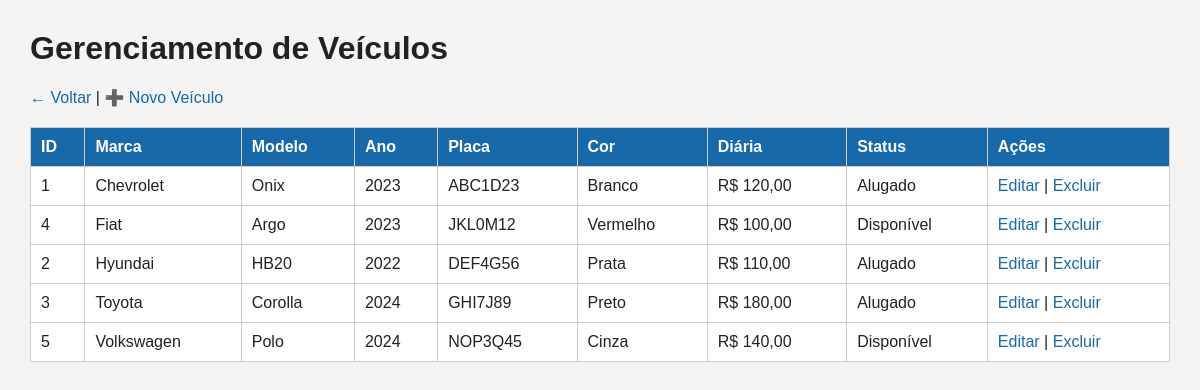
Screenshot of /veiculos.php (signed in) with the database file from the repository.
### tables this page shows
CREATE TABLE veiculos (
    id INT AUTO_INCREMENT PRIMARY KEY,
    placa VARCHAR(10) NOT NULL UNIQUE,
    modelo VARCHAR(100) NOT NULL,
    marca VARCHAR(100) NOT NULL,
    ano INT NOT NULL,
    cor VARCHAR(50),
    valor_diaria DECIMAL(10,2) NOT NULL,
    status ENUM('Disponível', 'Alugado', 'Manutenção') NOT NULL DEFAULT 'Disponível',
    criado_em TIMESTAMP DEFAULT CURRENT_TIMESTAMP
);

### conexao.php (called while the page is built, shortened)
<?php
function e($valor)
{
    return htmlspecialchars((string) $valor, ENT_QUOTES, "UTF-8");
}
function dinheiro($valor)
{
    return "R$ " . number_format((float) $valor, 2, ",", ".");
}

### veiculos.php (the view, shortened to what this page needs)
<?php
require_once "auth.php";
$veiculos = $pdo->query("SELECT * FROM veiculos ORDER BY marca, modelo")->fetchAll();
?>
<!DOCTYPE html>
<html lang="pt-br">
<head>
<link rel="stylesheet" href="estilo.css">
</head>
<body>
<h1>Gerenciamento de Veículos</h1>
<div class="topo">
    <a href="index.php">← Voltar</a> |
    <a href="veiculos_inserir.php">➕ Novo Veículo</a>
</div>
<table>
<tr>
    <th>ID</th><th>Marca</th><th>Modelo</th><th>Ano</th><th>Placa</th>
    <th>Cor</th><th>Diária</th><th>Status</th><th>Ações</th>
</tr>
<?php foreach ($veiculos as $v): ?>
<tr>
    <td><?= (int) $v["id"] ?></td>
    <td><?= e($v["marca"]) ?></td>
    <td><?= e($v["modelo"]) ?></td>
    <td><?= (int) $v["ano"] ?></td>
    <td><?= e($v["placa"]) ?></td>
    <td><?= e($v["cor"]) ?></td>
    <td><?= dinheiro($v["valor_diaria"]) ?></td>
    <td><?= e($v["status"]) ?></td>
    <td>
        <a href="veiculos_editar.php?id=<?= (int) $v["id"] ?>">Editar</a>
        |
        <a href="veiculos_apagar.php?id=<?= (int) $v["id"] ?>"
           onclick="return confirm('Deseja realmente excluir este veículo?')">Excluir</a>
    </td>
</tr>
<?php endforeach; ?>
</table>
</body>
</html>

### estilo.css (style rules this page uses)
body { font-family: Arial, sans-serif; margin: 0; padding: 30px; background: #f4f4f4; color: #222; }
h1 { margin-top: 0; }
a { color: #1769aa; text-decoration: none; }
table { width: 100%; border-collapse: collapse; background: white; }
th, td { border: 1px solid #ccc; padding: 10px; text-align: left; }
th { background: #1769aa; color: white; }
.topo { margin-bottom: 20px; }

### rows the page displays
veiculos: id "1", marca "Chevrolet", modelo "Onix", ano "2023", placa "ABC1D23", cor "Branco", valor_diaria "R$ 120,00", status "Alugado"
veiculos: id "4", marca "Fiat", modelo "Argo", ano "2023", placa "JKL0M12", cor "Vermelho", valor_diaria "R$ 100,00", status "Disponível"
veiculos: id "2", marca "Hyundai", modelo "HB20", ano "2022", placa "DEF4G56", cor "Prata", valor_diaria "R$ 110,00", status "Alugado"
veiculos: id "3", marca "Toyota", modelo "Corolla", ano "2024", placa "GHI7J89", cor "Preto", valor_diaria "R$ 180,00", status "Alugado"
veiculos: id "5", marca "Volkswagen", modelo "Polo", ano "2024", placa "NOP3Q45", cor "Cinza", valor_diaria "R$ 140,00", status "Disponível"
